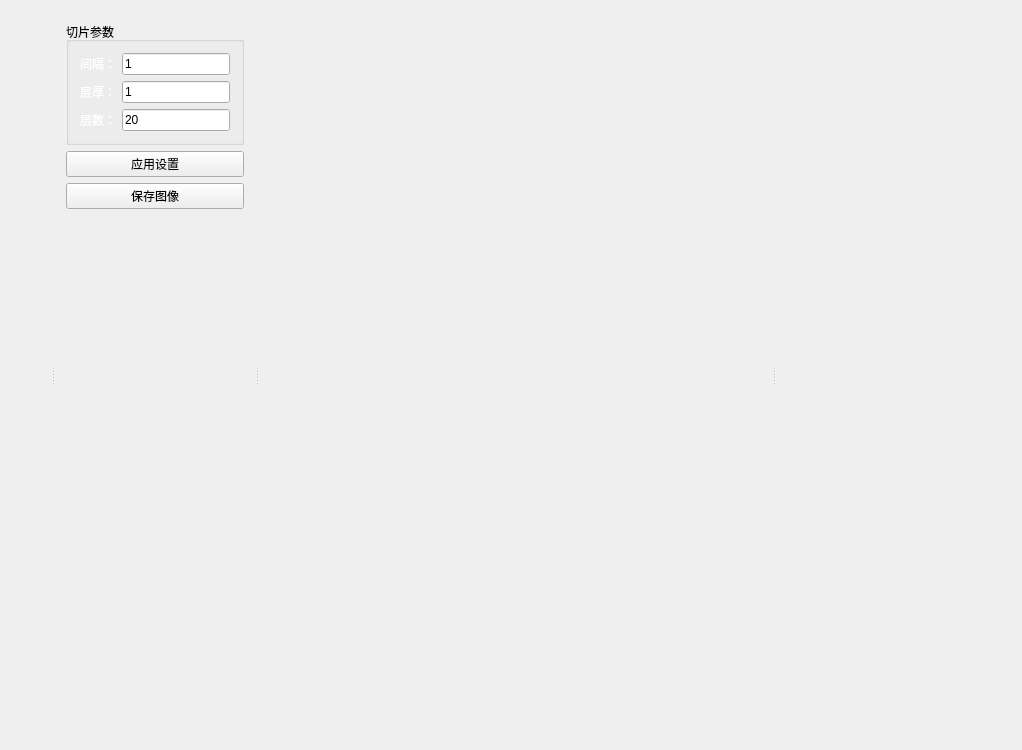
<?xml version="1.0" encoding="UTF-8"?>
<ui version="4.0">
 <class>WidgetsContainer</class>
 <widget class="QWidget" name="WidgetsContainer">
  <property name="geometry">
   <rect>
    <x>0</x>
    <y>0</y>
    <width>1022</width>
    <height>750</height>
   </rect>
  </property>
  <property name="windowTitle">
   <string>WidgetsContainer</string>
  </property>
  <property name="styleSheet">
   <string notr="true">#buttonCOVID, #buttonFlipHorizontal, #buttonFlipVerical, #buttonInvert,#buttonRotateLeft, #buttonRotateRight, #buttonVolume,#buttonMPR,#buttonCloseAll

{
 	border: none;
	background-color: transparent;
}
QLabel{
color:white;
}

#buttonCOVID:hover, #buttonFlipHorizontal:hover,#buttonFlipVerical:hover, #buttonInvert:hover,
#buttonRotateLeft:hover,#buttonRotateRight:hover, #buttonVolume:hover,#buttonMPR:hover,#buttonCloseAll:hover

{
  border-style: none;
  background-color:  rgba(128, 128, 128, 0.2);
}


#buttonCOVID:pressed, #buttonFlipHorizontal:pressed,#buttonFlipVerical:pressed,#buttonInvert:pressed,
#buttonRotateLeft:pressed,#buttonRotateRight:pressed, #buttonVolume:pressed,#buttonMPR:pressed,#buttonCloseAll:pressed

{
  border-style: none;
  background-color: rgba(128, 128, 128, 0.5);
}

#widgetPatients
{
	color: white;
}</string>
  </property>
  <layout class="QHBoxLayout" name="horizontalLayout">
   <item>
    <widget class="QSplitter" name="splitter">
     <property name="orientation">
      <enum>Qt::Horizontal</enum>
     </property>
     <widget class="QWidget" name="widgetFunctions" native="true">
      <property name="minimumSize">
       <size>
        <width>40</width>
        <height>0</height>
       </size>
      </property>
      <property name="maximumSize">
       <size>
        <width>40</width>
        <height>16777215</height>
       </size>
      </property>
      <layout class="QGridLayout" name="gridLayout_3">
       <property name="leftMargin">
        <number>0</number>
       </property>
       <property name="topMargin">
        <number>0</number>
       </property>
       <property name="rightMargin">
        <number>0</number>
       </property>
       <property name="bottomMargin">
        <number>0</number>
       </property>
       <property name="horizontalSpacing">
        <number>0</number>
       </property>
       <property name="verticalSpacing">
        <number>6</number>
       </property>
       <item row="7" column="0">
        <widget class="QPushButton" name="buttonRotateLeft">
         <property name="minimumSize">
          <size>
           <width>36</width>
           <height>36</height>
          </size>
         </property>
         <property name="maximumSize">
          <size>
           <width>36</width>
           <height>36</height>
          </size>
         </property>
         <property name="toolTip">
          <string>Rotate right</string>
         </property>
         <property name="text">
          <string/>
         </property>
         <property name="icon">
          <iconset resource="gui.qrc">
           <normaloff>:/res/rotateleft_icon.png</normaloff>:/res/rotateleft_icon.png</iconset>
         </property>
         <property name="iconSize">
          <size>
           <width>26</width>
           <height>26</height>
          </size>
         </property>
        </widget>
       </item>
       <item row="9" column="0">
        <spacer name="verticalSpacer">
         <property name="orientation">
          <enum>Qt::Vertical</enum>
         </property>
         <property name="sizeHint" stdset="0">
          <size>
           <width>20</width>
           <height>40</height>
          </size>
         </property>
        </spacer>
       </item>
       <item row="3" column="0">
        <widget class="QPushButton" name="buttonMPR">
         <property name="minimumSize">
          <size>
           <width>36</width>
           <height>36</height>
          </size>
         </property>
         <property name="maximumSize">
          <size>
           <width>36</width>
           <height>36</height>
          </size>
         </property>
         <property name="toolTip">
          <string>MPR</string>
         </property>
         <property name="text">
          <string/>
         </property>
         <property name="icon">
          <iconset resource="gui.qrc">
           <normaloff>:/res/mpr_icon.png</normaloff>:/res/mpr_icon.png</iconset>
         </property>
         <property name="iconSize">
          <size>
           <width>26</width>
           <height>26</height>
          </size>
         </property>
        </widget>
       </item>
       <item row="4" column="0">
        <widget class="QPushButton" name="buttonInvert">
         <property name="minimumSize">
          <size>
           <width>36</width>
           <height>36</height>
          </size>
         </property>
         <property name="maximumSize">
          <size>
           <width>36</width>
           <height>36</height>
          </size>
         </property>
         <property name="toolTip">
          <string>Invert</string>
         </property>
         <property name="text">
          <string/>
         </property>
         <property name="icon">
          <iconset resource="gui.qrc">
           <normaloff>:/res/invert_icon.png</normaloff>:/res/invert_icon.png</iconset>
         </property>
         <property name="iconSize">
          <size>
           <width>26</width>
           <height>26</height>
          </size>
         </property>
        </widget>
       </item>
       <item row="1" column="0">
        <widget class="QPushButton" name="buttonCloseAll">
         <property name="minimumSize">
          <size>
           <width>36</width>
           <height>36</height>
          </size>
         </property>
         <property name="maximumSize">
          <size>
           <width>36</width>
           <height>36</height>
          </size>
         </property>
         <property name="toolTip">
          <string>Close all patients</string>
         </property>
         <property name="text">
          <string/>
         </property>
         <property name="icon">
          <iconset resource="gui.qrc">
           <normaloff>:/res/closeAll_icon.png</normaloff>:/res/closeAll_icon.png</iconset>
         </property>
         <property name="iconSize">
          <size>
           <width>26</width>
           <height>26</height>
          </size>
         </property>
        </widget>
       </item>
       <item row="2" column="0">
        <widget class="QPushButton" name="buttonVolume">
         <property name="minimumSize">
          <size>
           <width>36</width>
           <height>36</height>
          </size>
         </property>
         <property name="maximumSize">
          <size>
           <width>36</width>
           <height>36</height>
          </size>
         </property>
         <property name="toolTip">
          <string>Volume</string>
         </property>
         <property name="text">
          <string/>
         </property>
         <property name="icon">
          <iconset resource="gui.qrc">
           <normaloff>:/res/3d_icon.png</normaloff>:/res/3d_icon.png</iconset>
         </property>
         <property name="iconSize">
          <size>
           <width>26</width>
           <height>26</height>
          </size>
         </property>
        </widget>
       </item>
       <item row="5" column="0">
        <widget class="QPushButton" name="buttonFlipHorizontal">
         <property name="toolTip">
          <string>Flip horizontal</string>
         </property>
         <property name="text">
          <string/>
         </property>
         <property name="icon">
          <iconset resource="gui.qrc">
           <normaloff>:/res/fliphorizontal_icon.png</normaloff>:/res/fliphorizontal_icon.png</iconset>
         </property>
         <property name="iconSize">
          <size>
           <width>26</width>
           <height>26</height>
          </size>
         </property>
        </widget>
       </item>
       <item row="8" column="0">
        <widget class="QPushButton" name="buttonRotateRight">
         <property name="minimumSize">
          <size>
           <width>36</width>
           <height>36</height>
          </size>
         </property>
         <property name="maximumSize">
          <size>
           <width>36</width>
           <height>36</height>
          </size>
         </property>
         <property name="toolTip">
          <string>Rotate right</string>
         </property>
         <property name="text">
          <string/>
         </property>
         <property name="icon">
          <iconset resource="gui.qrc">
           <normaloff>:/res/rotateright_icon.png</normaloff>:/res/rotateright_icon.png</iconset>
         </property>
         <property name="iconSize">
          <size>
           <width>26</width>
           <height>26</height>
          </size>
         </property>
        </widget>
       </item>
       <item row="6" column="0">
        <widget class="QPushButton" name="buttonFlipVerical">
         <property name="minimumSize">
          <size>
           <width>36</width>
           <height>36</height>
          </size>
         </property>
         <property name="maximumSize">
          <size>
           <width>36</width>
           <height>36</height>
          </size>
         </property>
         <property name="toolTip">
          <string>Flip vertical</string>
         </property>
         <property name="text">
          <string/>
         </property>
         <property name="icon">
          <iconset resource="gui.qrc">
           <normaloff>:/res/flipvertical_icon.png</normaloff>:/res/flipvertical_icon.png</iconset>
         </property>
         <property name="iconSize">
          <size>
           <width>26</width>
           <height>26</height>
          </size>
         </property>
        </widget>
       </item>
       <item row="0" column="0">
        <spacer name="verticalSpacer_2">
         <property name="orientation">
          <enum>Qt::Vertical</enum>
         </property>
         <property name="sizeHint" stdset="0">
          <size>
           <width>20</width>
           <height>40</height>
          </size>
         </property>
        </spacer>
       </item>
      </layout>
     </widget>
     <widget class="QWidget" name="widget" native="true">
      <property name="maximumSize">
       <size>
        <width>200</width>
        <height>16777215</height>
       </size>
      </property>
      <layout class="QVBoxLayout" name="verticalLayout">
       <item>
        <widget class="QGroupBox" name="groupBox">
         <property name="title">
          <string>切片参数</string>
         </property>
         <layout class="QGridLayout" name="gridLayout_2">
          <item row="0" column="0">
           <widget class="QLabel" name="label">
            <property name="text">
             <string>间隔：</string>
            </property>
           </widget>
          </item>
          <item row="0" column="1">
           <widget class="QLineEdit" name="lineEdit_spacing">
            <property name="text">
             <string>1</string>
            </property>
           </widget>
          </item>
          <item row="1" column="0">
           <widget class="QLabel" name="label_2">
            <property name="text">
             <string>层厚：</string>
            </property>
           </widget>
          </item>
          <item row="1" column="1">
           <widget class="QLineEdit" name="lineEdit_thickness">
            <property name="text">
             <string>1</string>
            </property>
           </widget>
          </item>
          <item row="2" column="0">
           <widget class="QLabel" name="label_3">
            <property name="text">
             <string>层数：</string>
            </property>
           </widget>
          </item>
          <item row="2" column="1">
           <widget class="QLineEdit" name="lineEdit_slicecount">
            <property name="text">
             <string>20</string>
            </property>
           </widget>
          </item>
         </layout>
        </widget>
       </item>
       <item>
        <widget class="QPushButton" name="buttonApplySettings">
         <property name="text">
          <string>应用设置</string>
         </property>
        </widget>
       </item>
       <item>
        <widget class="QPushButton" name="buttonSave">
         <property name="text">
          <string>保存图像</string>
         </property>
        </widget>
       </item>
       <item>
        <spacer name="verticalSpacer_3">
         <property name="orientation">
          <enum>Qt::Vertical</enum>
         </property>
         <property name="sizeHint" stdset="0">
          <size>
           <width>20</width>
           <height>536</height>
          </size>
         </property>
        </spacer>
       </item>
      </layout>
     </widget>
     <widget class="QWidget" name="layoutWidget">
      <layout class="QGridLayout" name="gridLayout"/>
     </widget>
     <widget class="QWidget" name="widgetPatients" native="true">
      <property name="minimumSize">
       <size>
        <width>235</width>
        <height>0</height>
       </size>
      </property>
      <property name="maximumSize">
       <size>
        <width>235</width>
        <height>16777215</height>
       </size>
      </property>
      <property name="styleSheet">
       <string notr="true"/>
      </property>
      <layout class="QVBoxLayout" name="verticalLayout_2">
       <property name="spacing">
        <number>0</number>
       </property>
       <property name="leftMargin">
        <number>0</number>
       </property>
       <property name="topMargin">
        <number>13</number>
       </property>
       <property name="rightMargin">
        <number>0</number>
       </property>
       <property name="bottomMargin">
        <number>0</number>
       </property>
      </layout>
     </widget>
    </widget>
   </item>
  </layout>
 </widget>
 <layoutdefault spacing="6" margin="11"/>
 <resources>
  <include location="gui.qrc"/>
 </resources>
 <connections>
  <connection>
   <sender>buttonInvert</sender>
   <signal>clicked()</signal>
   <receiver>WidgetsContainer</receiver>
   <slot>onApplyTransformation()</slot>
   <hints>
    <hint type="sourcelabel">
     <x>45</x>
     <y>376</y>
    </hint>
    <hint type="destinationlabel">
     <x>-177</x>
     <y>300</y>
    </hint>
   </hints>
  </connection>
  <connection>
   <sender>buttonFlipHorizontal</sender>
   <signal>clicked()</signal>
   <receiver>WidgetsContainer</receiver>
   <slot>onApplyTransformation()</slot>
   <hints>
    <hint type="sourcelabel">
     <x>46</x>
     <y>408</y>
    </hint>
    <hint type="destinationlabel">
     <x>-367</x>
     <y>425</y>
    </hint>
   </hints>
  </connection>
  <connection>
   <sender>buttonFlipVerical</sender>
   <signal>clicked()</signal>
   <receiver>WidgetsContainer</receiver>
   <slot>onApplyTransformation()</slot>
   <hints>
    <hint type="sourcelabel">
     <x>42</x>
     <y>450</y>
    </hint>
    <hint type="destinationlabel">
     <x>-226</x>
     <y>477</y>
    </hint>
   </hints>
  </connection>
  <connection>
   <sender>buttonRotateLeft</sender>
   <signal>clicked()</signal>
   <receiver>WidgetsContainer</receiver>
   <slot>onApplyTransformation()</slot>
   <hints>
    <hint type="sourcelabel">
     <x>34</x>
     <y>492</y>
    </hint>
    <hint type="destinationlabel">
     <x>-276</x>
     <y>519</y>
    </hint>
   </hints>
  </connection>
  <connection>
   <sender>buttonRotateRight</sender>
   <signal>clicked()</signal>
   <receiver>WidgetsContainer</receiver>
   <slot>onApplyTransformation()</slot>
   <hints>
    <hint type="sourcelabel">
     <x>48</x>
     <y>534</y>
    </hint>
    <hint type="destinationlabel">
     <x>-432</x>
     <y>583</y>
    </hint>
   </hints>
  </connection>
  <connection>
   <sender>buttonCloseAll</sender>
   <signal>clicked()</signal>
   <receiver>WidgetsContainer</receiver>
   <slot>onClosePatients()</slot>
   <hints>
    <hint type="sourcelabel">
     <x>32</x>
     <y>244</y>
    </hint>
    <hint type="destinationlabel">
     <x>-278</x>
     <y>673</y>
    </hint>
   </hints>
  </connection>
  <connection>
   <sender>buttonVolume</sender>
   <signal>clicked()</signal>
   <receiver>WidgetsContainer</receiver>
   <slot>onCreateWidget3D()</slot>
   <hints>
    <hint type="sourcelabel">
     <x>18</x>
     <y>273</y>
    </hint>
    <hint type="destinationlabel">
     <x>-213</x>
     <y>602</y>
    </hint>
   </hints>
  </connection>
  <connection>
   <sender>buttonMPR</sender>
   <signal>clicked()</signal>
   <receiver>WidgetsContainer</receiver>
   <slot>onCreateWidgetMPR()</slot>
   <hints>
    <hint type="sourcelabel">
     <x>30</x>
     <y>317</y>
    </hint>
    <hint type="destinationlabel">
     <x>-213</x>
     <y>215</y>
    </hint>
   </hints>
  </connection>
 </connections>
 <slots>
  <slot>onApplyTransformation()</slot>
  <slot>onClosePatients()</slot>
  <slot>onCreateWidget3D()</slot>
  <slot>onCreateWidgetMPR()</slot>
 </slots>
</ui>
